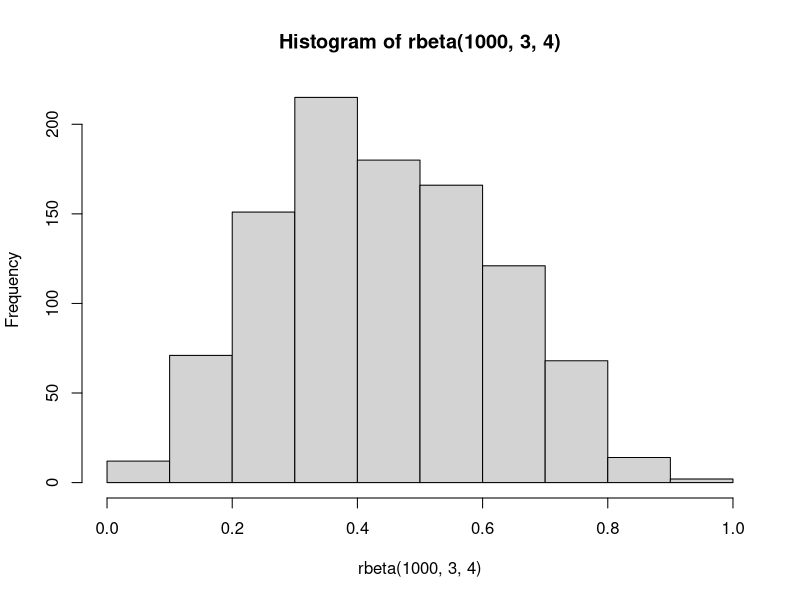
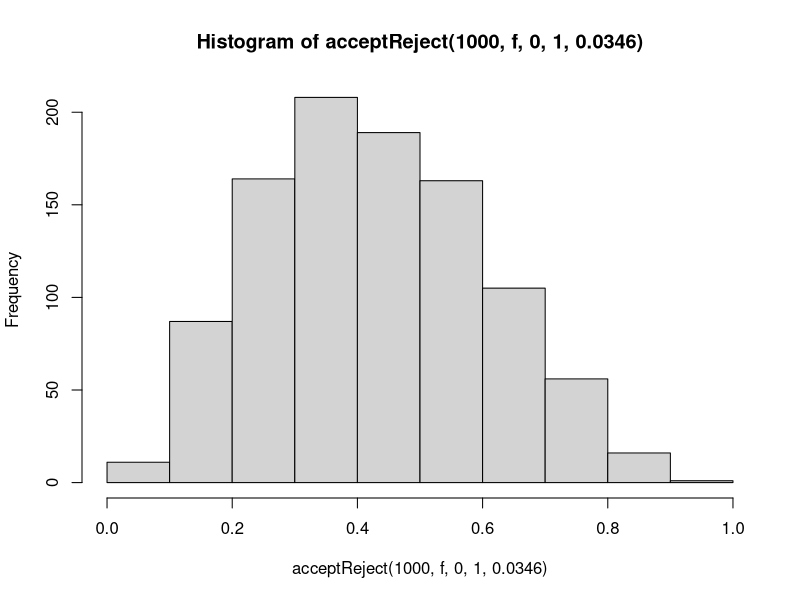
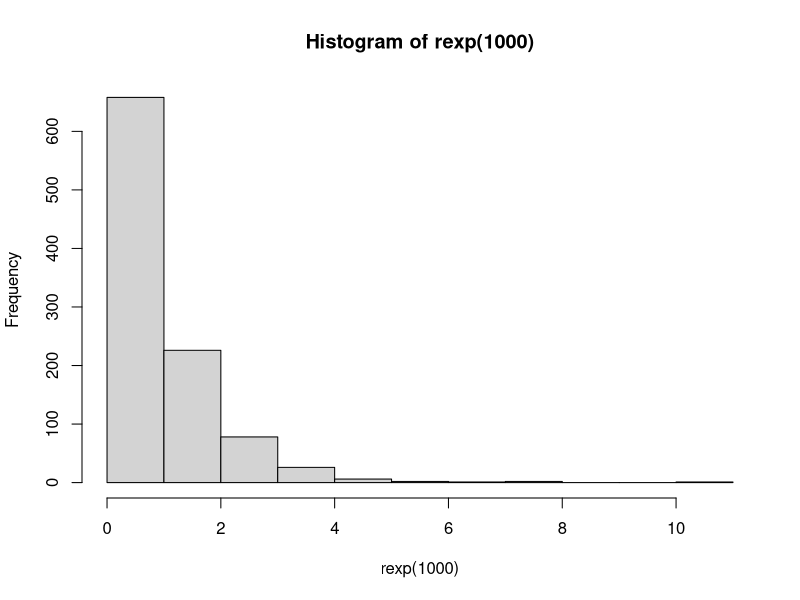
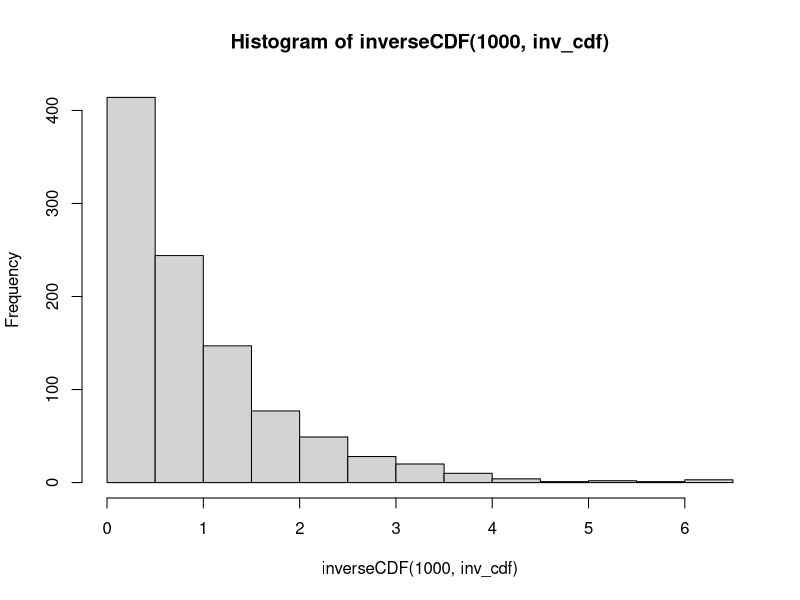

The R script that drew these images, in order:
## ---- chunk 1
knitr::opts_chunk$set(echo = TRUE)
## ---- chunk 2
genNormalPowers <- function(n, mean=0, sd=1) {
  # INPUT:
  # n is the number of teams
  
  # OUTPUT:
  # returns a vector of team powers, sorted in decreasing order
  powers <- rnorm(n, mean, sd)
  return(sort(abs(powers), decreasing=TRUE))
}
## ---- chunk 3
# Reference: adapted from Yuchen Li (li215), HW2, Exercise 4

acceptReject <- function(nsim, f, min, max, M) {
  # INPUT:
  # nsim is the number of simulations
  # f is the target distribution
  # min is the min value in the domain of f
  # max is the max value in the domain of f
  # max
  # M >= sup{f(x)}
  
  # OUTPUT:
  # returns a vector of random variates sampled from f, using the 
  #   Accept-Reject method with Unif(min, max) as the reference distribution
  k1 = 0             # counter for accepted samples
  j1 = 0             # number of iterations required to get desired sample size
  y1 = numeric(nsim)    # storing the sample
  while(k1 < nsim){
      u = runif(1)
      x = runif(1, min, max)  # random variate from reference distribution
      g1 = 1
      if (u < f(x) / M / g1) {
        # condition of accepting x in our sample
        k1 = k1 + 1
        y1[k1] = x
      }
      j1 = j1 + 1
  }
  return(sort(y1, decreasing=TRUE))
}
## ---- chunk 4
inverseCDF <- function(n, inv_cdf) {
  # INPUT:
  # n is the number of simulations
  # inv_cdf is the inverse CDF function for f
  
  # OUTPUT:
  # returns a vector of random variates sampled from PDF f,
  #   using the Inverse CDF method
  u = runif(n)
  y = numeric(n)
  for (i in 1:n) {
    y[i] = inv_cdf(u[i])
  }
  return(sort(y, decreasing=TRUE))
}
## ---- chunk 5
genCrossTeamWinningProbabilities <- function(powers) {
  # INPUT:
  # powers is the teams powers
  
  # OUTPUT:
  # returns an n x n matrix M where M_{ij} is the probability of team-i beating team-j
  n = length(powers)
  probs = matrix(nrow=n, ncol=n)
  for (i in 1:n) {
    for (j in 1:n) {
      probs[i,j] = powers[i] / (powers[i] + powers[j])
    }
  }
  return(probs)
}
## ---- chunk 6
# Example
sample(1:8, size=2)
## ---- chunk 7
genCrossTeamWinningProbabilities(
 genNormalPowers(4) 
)
## ---- chunk 8
genCrossTeamWinningProbabilities(
 genNormalPowers(4, mean=10, sd=0.1) 
)
## ---- chunk 9
# Test `acceptReject`
f <- function(x) {return(x^2 * (1-x)^3)}
hist(rbeta(1000, 3, 4))
hist(acceptReject(1000, f, 0, 1, 0.0346))
# Actual
genCrossTeamWinningProbabilities(
 acceptReject(4, f, 0, 1, 0.0346)
)
## ---- chunk 10
# Test `inverseCDF`
inv_cdf <- function(x) {return(-log(x))}
hist(rexp(1000))
hist(inverseCDF(
    1000, 
    inv_cdf
  )
)
# Actual
genCrossTeamWinningProbabilities(
 inverseCDF(
    4, 
    inv_cdf
  )
)
